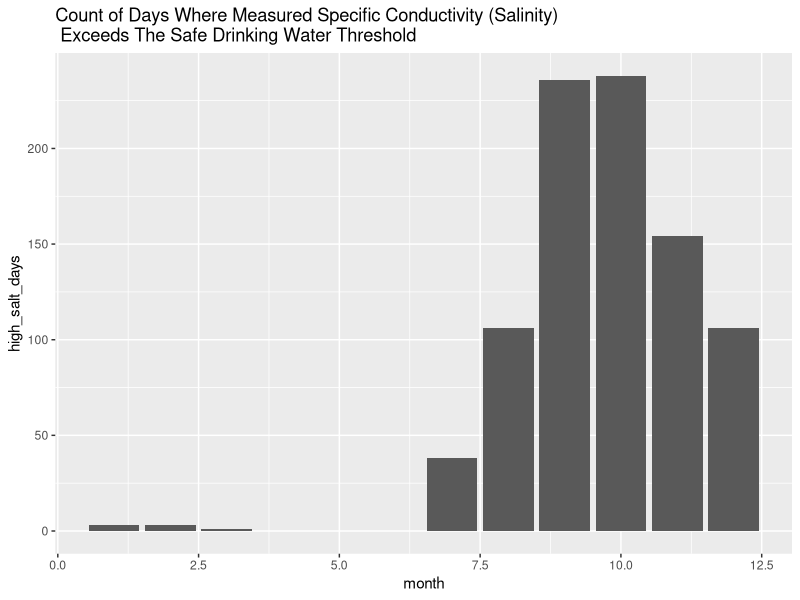
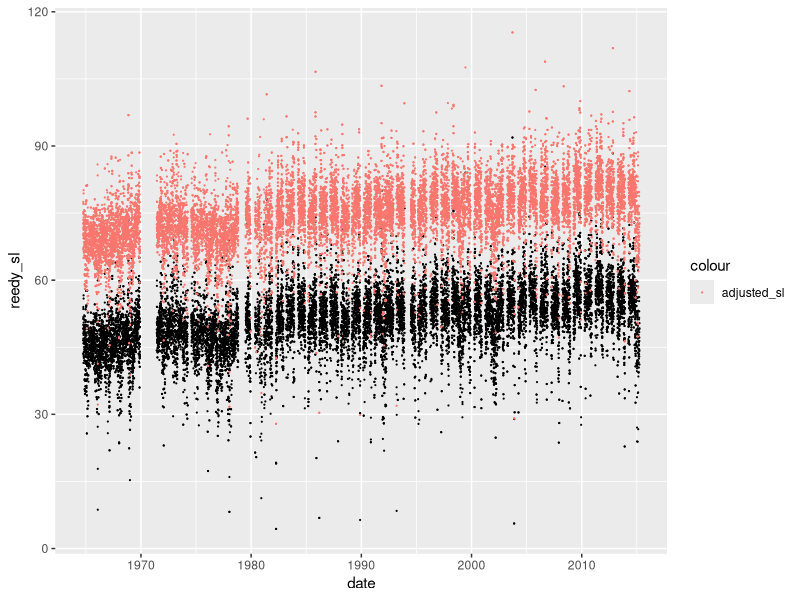
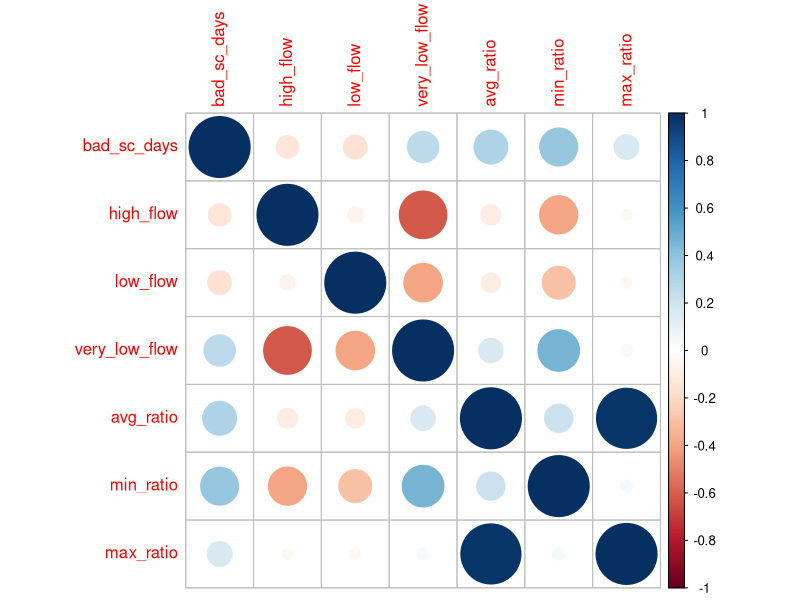
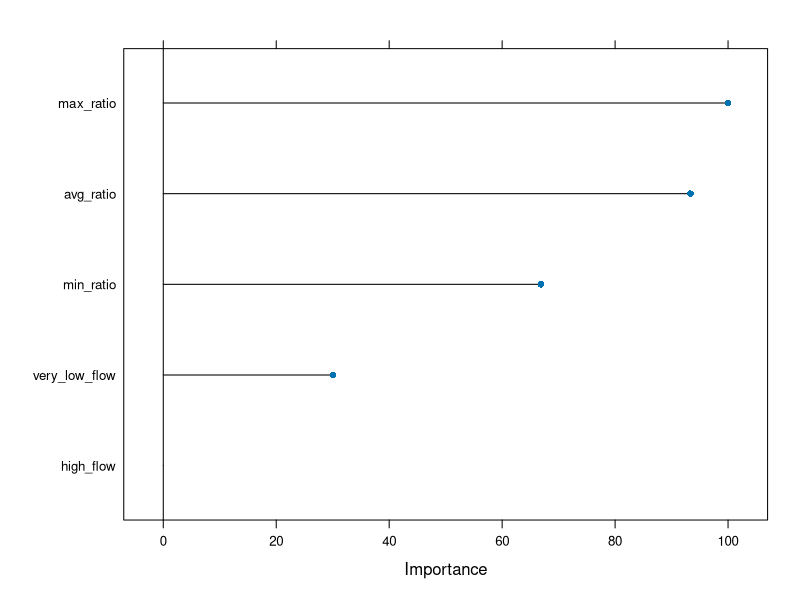

Recreate these plots in R, in order. (Note: this script raises an error after producing the figures.)
## ---- chunk 1
library(data.table)
library(dplyr)
library(caret)
library(ggplot2)
## ---- chunk 2
df = fread('../data/processed/training_data.csv')
df = df[!is.na(df$mean_sc),]
df = df[!is.na(df$reedy_sl),]
df$date = as.Date(df$date)


df <- df %>% filter(location != 'reedy') %>%
            mutate(inflow = inflow/0.0283168,
                    above_1000 = ifelse(mean_sc > 1120, 1, 0),
                    year = year(date),
                    month = month(date),
                   adjusted_sl := reedy_sl + 23.5,
                   ratio = reedy_sl / inflow,
                   rise_ratio = adjusted_sl / inflow)
                  
df = as.data.table(df)
head(df)
## ---- chunk 3
distribution_of_issues = df %>% group_by(month) %>% summarise(high_salt_days = sum(above_1000))
ggplot(distribution_of_issues, aes(month, high_salt_days))+ 
  geom_bar(stat = 'identity', position = 'dodge')+
  ggtitle('Count of Days Where Measured Specific Conductivity (Salinity)\n Exceeds The Safe Drinking Water Threshold')
## ---- chunk 4
# visualize adjusted sea levels
ggplot(df, aes(x = date, y = reedy_sl))+
  geom_point(size = .1)+
  geom_point(aes(y = adjusted_sl, color = 'adjusted_sl'), size = .1)
## ---- chunk 5
summary(df$inflow)
## ---- chunk 6
# thresholds obtained via summary stats
df[, inflow_type := ifelse(inflow < 3800, 'low_flow', 
                                ifelse( (inflow >= 3800 & inflow < 8300), 'med_flow', 'high_flow'))]
df[, very_low_flow := ifelse(inflow_type == 'low_flow', 1, 0)]
df[, low_flow := ifelse(inflow_type == 'med_flow', 1, 0)]
df[, high_flow := ifelse(inflow_type == 'high_flow', 1, 0)]
head(df[, c('date', 'location', 'inflow', 'very_low_flow', 'low_flow', 'high_flow')])
## ---- chunk 7
agged_df <- df[, c('inflow', 'mean_sc', 'reedy_sl', 'above_1000', 'location',
                          'year', 'month', 'ratio', 'very_low_flow', 'low_flow', 'high_flow')] %>%
  group_by(year, month, location) %>%
  summarise(bad_sc_days = sum(above_1000),
            high_flow = sum(high_flow),
            low_flow = sum(low_flow),
            very_low_flow = sum(very_low_flow),
            avg_ratio = mean(ratio),
            max_ratio = max(ratio),
            min_ratio = min(ratio),
            problem_month = ifelse(bad_sc_days >= 3, 'salty', 'fresh'))
head(agged_df)
## ---- chunk 8
library(corrplot)
corr_mat = cor(agged_df[, c('bad_sc_days', 'high_flow', 'low_flow', 'very_low_flow', 'avg_ratio', 'min_ratio', 'max_ratio')])
corrplot(corr_mat)
## ---- chunk 9
selected_vars = agged_df[, c('problem_month', 'high_flow', 'very_low_flow', 'avg_ratio', 'max_ratio', 'min_ratio', 'month', 'year', 'location')]
selected_vars$problem_month = as.factor(selected_vars$problem_month)
## ---- chunk 10
# my tuneGrid object:
tgrid <- expand.grid(
  mtry = c(1,2,3,4,5),
  splitrule = c("gini"),
  min.node.size = c(1, 2,3,4)
)
## ---- chunk 11
#years = unique(selected_vars$year)
#train_years = sample(years, size = .75*length(years))
#test_years = setdiff(years, train_years)
#train <- selected_vars[selected_vars$year %in% train_years,]
#test  <- selected_vars[selected_vars$year %in% test_years,]

train <- selected_vars %>% filter(year < 2000) # 70% for training
test <- selected_vars %>% filter(year >= 2000) # 30% for testing
nrow(test) / nrow(selected_vars)

## ---- chunk 12
model_caret_10 <- train(problem_month ~ very_low_flow + avg_ratio+ max_ratio + min_ratio + high_flow,
                     data = train,
                     method = "ranger",
                     trControl = trainControl(method="cv", number = 5, verboseIter = T, classProbs = T),
                     tuneGrid = tgrid,
                     importance = 'impurity' #permutation
)

plot(varImp(model_caret_10))
## ---- chunk 13
bfb_test = test %>% filter(location == 'del_bfb')

probsTest <- predict(model_caret_10, bfb_test, type = "prob")
threshold <- 0.3
bfb_ctrl_10  <- factor( ifelse(probsTest[, "salty"] > threshold, "salty", "fresh") )
table(bfb_ctrl_10)
confusionMatrix(bfb_ctrl_10, bfb_test$problem_month)
## ---- chunk 14
#CHESTER CTRL 10: predicted 19 fresh, 5 salty, compared to 21 fresh and 3 salty (actual)
# 92% overall accuracy, 60% positive accuracy (weak trust factor)
chester_test = test %>% filter(location == 'schu_chester')
probsTest <- predict(model_caret_10, chester_test, type = "prob")
threshold <- 0.3
chester_ctrl_10  <- factor( ifelse(probsTest[, "salty"] > threshold, "salty", "fresh") )
table(chester_ctrl_10)
table(chester_test$problem_month)
confusionMatrix(chester_ctrl_10, chester_test$problem_month)
## ---- chunk 15

y <- chester_test$problem_month
predictions <- chester_ctrl_10 

precision <- posPredValue(predictions, y, positive="salty")
recall <- sensitivity(predictions, y, positive="salty")

F1 <- (2 * precision * recall) / (precision + recall)
precision
recall
F1
## ---- chunk 16
library(ROCR)
## Loading required package: gplots
## 
## Attaching package: 'gplots'
## The following object is masked from 'package:stats':
## 
##     lowess
# plot a ROC curve for a single prediction run
# and color the curve according to cutoff.
probsTest <- as.vector(predict(model_caret_10, test, type = "prob"))
threshold <- 0.3
preds  <- as.vector(factor( ifelse(probsTest[, "salty"] > threshold, "salty", "fresh")))


pred <- prediction(probsTest$salty, test$problem_month)
perf <- performance(pred,"tpr","fpr")
plot(perf,colorize=TRUE)
#plot(roc(response = y, predictor = probsTest$salty))

## ---- chunk 17
auc(test$problem_month, probsTest$salty)
## ---- chunk 18
table(selected_vars$problem_month)
table(train$problem_month)
table(test$problem_month)
## ---- chunk 19
tgrid <- expand.grid(
  mtry = 4,
  splitrule = c("gini"),
  min.node.size = c(2)
)

final_mod <- train(problem_month ~ high_flow  + very_low_flow+ avg_ratio+ max_ratio + min_ratio,
                        data = selected_vars,
                        method = "ranger",
                        trControl = trainControl(method="cv", number = 5, verboseIter = T, classProbs = T),
                        tuneGrid = tgrid,
                        importance = 'impurity' #permutation
)


plot(varImp(final_mod))

## ---- chunk 20
agged_df2 <- as.data.table(df[, c('inflow', 'mean_sc', 'adjusted_sl', 'above_1000', 'location',
                           'year', 'month', 'rise_ratio', 'very_low_flow', 'low_flow', 'high_flow')] %>%
                             group_by(year, month, location) %>%
                             summarise(bad_sc_days = sum(above_1000),
                                       high_flow = sum(high_flow),
                                       low_flow = sum(low_flow),
                                       very_low_flow = sum(very_low_flow),
                                       avg_ratio = mean(rise_ratio),
                                       max_ratio = max(rise_ratio),
                                       min_ratio = min(rise_ratio),
                                       problem_month = ifelse(bad_sc_days >= 10, 'salty', 'fresh')), .groups = 'keep') 

agged_df2$problem_month = as.factor(agged_df2$problem_month)
selected_vars2 = agged_df2[, c('problem_month', 'high_flow', 'very_low_flow', 'avg_ratio', 'max_ratio', 'min_ratio', 'month', 'year', 'location')]
## ---- chunk 21
agged_df %>% group_by(location) %>% summarise(salty_days = sum(ifelse(problem_month == 'fresh', 1, 0)))
## ---- chunk 22
#BFB VAR 10: 98 fresh predictions -> no change due to SL rise
probsTest <- predict(final_mod, selected_vars2 %>% filter(location == 'del_bfb'), type = "prob")
threshold <- 0.3
bfb_var_10  <- factor( ifelse(probsTest[, "salty"] > threshold, "salty", "fresh") )
table(bfb_var_10)
## ---- chunk 23
#CHESTER VAR 10: 77 fresh, 21 salty BECOMES  55 fresh, 43 salty -> 100% increase in number of years with 10+ salty days
probsTest <- predict(final_mod, selected_vars2 %>% filter(location == 'schu_chester'), type = "prob")
threshold <- 0.3
chester_var_10  <- factor( ifelse(probsTest[, "salty"] > threshold, "salty", "fresh") )
table(chester_var_10)

chester_df = as.data.table(selected_vars2 %>% filter(location == 'schu_chester'))
chester_df$predicted_salty = probsTest$salty
chester_df[, prediction := ifelse(predicted_salty > .3, 1, 0)]
